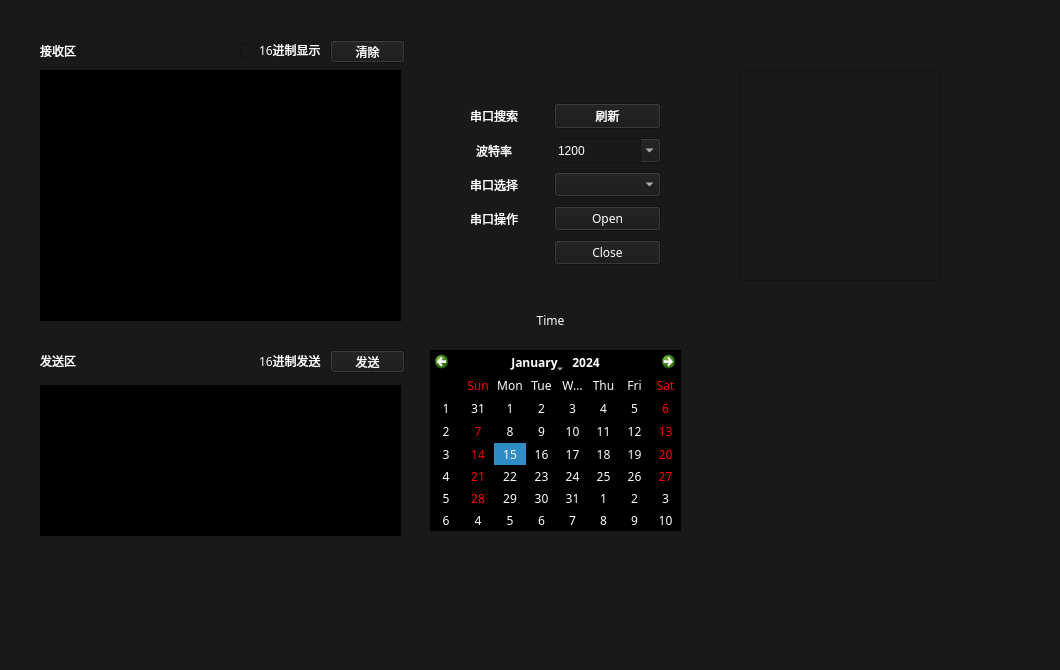
<?xml version="1.0" encoding="UTF-8"?>
<ui version="4.0">
 <class>Form</class>
 <widget class="QWidget" name="Form">
  <property name="windowModality">
   <enum>Qt::NonModal</enum>
  </property>
  <property name="geometry">
   <rect>
    <x>0</x>
    <y>0</y>
    <width>1060</width>
    <height>670</height>
   </rect>
  </property>
  <property name="font">
   <font>
    <family>方正兰亭中黑_GBK</family>
    <pointsize>9</pointsize>
    <weight>50</weight>
    <italic>false</italic>
    <bold>false</bold>
   </font>
  </property>
  <property name="cursor">
   <cursorShape>PointingHandCursor</cursorShape>
  </property>
  <property name="mouseTracking">
   <bool>false</bool>
  </property>
  <property name="windowTitle">
   <string>Form</string>
  </property>
  <property name="styleSheet">
   <string notr="true">color: rgb(255, 255, 255);
background-color: rgb(25, 25, 25);
font: 9pt &quot;方正兰亭中黑_GBK&quot;;</string>
  </property>
  <widget class="QLabel" name="label">
   <property name="geometry">
    <rect>
     <x>40</x>
     <y>40</y>
     <width>71</width>
     <height>21</height>
    </rect>
   </property>
   <property name="text">
    <string>接收区</string>
   </property>
  </widget>
  <widget class="QLabel" name="label_2">
   <property name="geometry">
    <rect>
     <x>40</x>
     <y>355</y>
     <width>54</width>
     <height>12</height>
    </rect>
   </property>
   <property name="text">
    <string>发送区</string>
   </property>
   <property name="textFormat">
    <enum>Qt::AutoText</enum>
   </property>
  </widget>
  <widget class="QPushButton" name="Send_Button">
   <property name="geometry">
    <rect>
     <x>330</x>
     <y>350</y>
     <width>75</width>
     <height>23</height>
    </rect>
   </property>
   <property name="text">
    <string>发送</string>
   </property>
  </widget>
  <widget class="QPushButton" name="ClearButton">
   <property name="geometry">
    <rect>
     <x>330</x>
     <y>40</y>
     <width>75</width>
     <height>23</height>
    </rect>
   </property>
   <property name="text">
    <string>清除</string>
   </property>
  </widget>
  <widget class="QTextEdit" name="textEdit_Recive">
   <property name="geometry">
    <rect>
     <x>40</x>
     <y>70</y>
     <width>361</width>
     <height>251</height>
    </rect>
   </property>
   <property name="styleSheet">
    <string notr="true">background-color: rgb(255, 255, 255);
background-color: rgb(0, 0, 0);</string>
   </property>
   <property name="html">
    <string>&lt;!DOCTYPE HTML PUBLIC &quot;-//W3C//DTD HTML 4.0//EN&quot; &quot;http://www.w3.org/TR/REC-html40/strict.dtd&quot;&gt;
&lt;html&gt;&lt;head&gt;&lt;meta name=&quot;qrichtext&quot; content=&quot;1&quot; /&gt;&lt;style type=&quot;text/css&quot;&gt;
p, li { white-space: pre-wrap; }
&lt;/style&gt;&lt;/head&gt;&lt;body style=&quot; font-family:'方正兰亭中黑_GBK'; font-size:9pt; font-weight:400; font-style:normal;&quot;&gt;
&lt;p style=&quot;-qt-paragraph-type:empty; margin-top:0px; margin-bottom:0px; margin-left:0px; margin-right:0px; -qt-block-indent:0; text-indent:0px; font-family:'SimSun';&quot;&gt;&lt;br /&gt;&lt;/p&gt;&lt;/body&gt;&lt;/html&gt;</string>
   </property>
  </widget>
  <widget class="QTextEdit" name="textEdit_Send">
   <property name="geometry">
    <rect>
     <x>40</x>
     <y>385</y>
     <width>361</width>
     <height>151</height>
    </rect>
   </property>
   <property name="styleSheet">
    <string notr="true">background-color: rgb(0, 0, 0);</string>
   </property>
  </widget>
  <widget class="QWidget" name="gridLayoutWidget">
   <property name="geometry">
    <rect>
     <x>440</x>
     <y>100</y>
     <width>221</width>
     <height>171</height>
    </rect>
   </property>
   <layout class="QGridLayout" name="gridLayout">
    <item row="1" column="0">
     <widget class="QLabel" name="Com_Baud_Label">
      <property name="text">
       <string>波特率</string>
      </property>
      <property name="alignment">
       <set>Qt::AlignCenter</set>
      </property>
     </widget>
    </item>
    <item row="4" column="1">
     <widget class="QPushButton" name="Com_Close_Button">
      <property name="text">
       <string>Close</string>
      </property>
      <property name="default">
       <bool>false</bool>
      </property>
     </widget>
    </item>
    <item row="2" column="0">
     <widget class="QLabel" name="Com_Name_Label">
      <property name="text">
       <string>串口选择</string>
      </property>
      <property name="alignment">
       <set>Qt::AlignCenter</set>
      </property>
     </widget>
    </item>
    <item row="2" column="1">
     <widget class="QComboBox" name="Com_Name_Combo"/>
    </item>
    <item row="0" column="0">
     <widget class="QLabel" name="Com_Refresh_Label">
      <property name="text">
       <string>串口搜索</string>
      </property>
      <property name="alignment">
       <set>Qt::AlignCenter</set>
      </property>
     </widget>
    </item>
    <item row="0" column="1">
     <widget class="QPushButton" name="Com_Refresh_Button">
      <property name="text">
       <string>刷新</string>
      </property>
     </widget>
    </item>
    <item row="3" column="0">
     <widget class="QLabel" name="Com_State_Label">
      <property name="text">
       <string>串口操作</string>
      </property>
      <property name="alignment">
       <set>Qt::AlignCenter</set>
      </property>
     </widget>
    </item>
    <item row="1" column="1">
     <widget class="QComboBox" name="Com_Baud_Combo">
      <property name="editable">
       <bool>true</bool>
      </property>
      <property name="currentText">
       <string>1200</string>
      </property>
      <property name="duplicatesEnabled">
       <bool>false</bool>
      </property>
      <property name="modelColumn">
       <number>0</number>
      </property>
      <item>
       <property name="text">
        <string>1200</string>
       </property>
      </item>
      <item>
       <property name="text">
        <string>2400</string>
       </property>
      </item>
      <item>
       <property name="text">
        <string>4800</string>
       </property>
      </item>
      <item>
       <property name="text">
        <string>9600</string>
       </property>
      </item>
      <item>
       <property name="text">
        <string>14400</string>
       </property>
      </item>
      <item>
       <property name="text">
        <string>19200</string>
       </property>
      </item>
      <item>
       <property name="text">
        <string>38400</string>
       </property>
      </item>
      <item>
       <property name="text">
        <string>43000</string>
       </property>
      </item>
      <item>
       <property name="text">
        <string>57600</string>
       </property>
      </item>
      <item>
       <property name="text">
        <string>76800</string>
       </property>
      </item>
      <item>
       <property name="text">
        <string>115200</string>
       </property>
      </item>
      <item>
       <property name="text">
        <string>128000</string>
       </property>
      </item>
      <item>
       <property name="text">
        <string>230400</string>
       </property>
      </item>
      <item>
       <property name="text">
        <string>256000</string>
       </property>
      </item>
      <item>
       <property name="text">
        <string>460800</string>
       </property>
      </item>
      <item>
       <property name="text">
        <string>921600</string>
       </property>
      </item>
      <item>
       <property name="text">
        <string>1382400</string>
       </property>
      </item>
     </widget>
    </item>
    <item row="3" column="1">
     <widget class="QPushButton" name="Com_Open_Button">
      <property name="text">
       <string>Open</string>
      </property>
     </widget>
    </item>
    <item row="4" column="0">
     <widget class="QLabel" name="Com_isOpenOrNot_Label">
      <property name="text">
       <string/>
      </property>
      <property name="alignment">
       <set>Qt::AlignCenter</set>
      </property>
     </widget>
    </item>
   </layout>
  </widget>
  <widget class="QCheckBox" name="hexSending_checkBox">
   <property name="geometry">
    <rect>
     <x>240</x>
     <y>345</y>
     <width>91</width>
     <height>31</height>
    </rect>
   </property>
   <property name="text">
    <string>16进制发送</string>
   </property>
  </widget>
  <widget class="QCheckBox" name="hexShowing_checkBox">
   <property name="geometry">
    <rect>
     <x>240</x>
     <y>40</y>
     <width>81</width>
     <height>20</height>
    </rect>
   </property>
   <property name="text">
    <string>16进制显示</string>
   </property>
  </widget>
  <widget class="QCalendarWidget" name="calendarWidget">
   <property name="geometry">
    <rect>
     <x>430</x>
     <y>350</y>
     <width>251</width>
     <height>181</height>
    </rect>
   </property>
   <property name="styleSheet">
    <string notr="true">alternate-background-color: rgb(0, 0, 0);
background-color: rgb(0, 0, 0);</string>
   </property>
   <property name="firstDayOfWeek">
    <enum>Qt::Sunday</enum>
   </property>
   <property name="horizontalHeaderFormat">
    <enum>QCalendarWidget::ShortDayNames</enum>
   </property>
   <property name="verticalHeaderFormat">
    <enum>QCalendarWidget::ISOWeekNumbers</enum>
   </property>
  </widget>
  <widget class="QLabel" name="Time_Label">
   <property name="geometry">
    <rect>
     <x>460</x>
     <y>310</y>
     <width>181</width>
     <height>21</height>
    </rect>
   </property>
   <property name="font">
    <font>
     <family>方正兰亭中黑_GBK</family>
     <pointsize>9</pointsize>
     <weight>50</weight>
     <italic>false</italic>
     <bold>false</bold>
    </font>
   </property>
   <property name="text">
    <string>Time</string>
   </property>
   <property name="alignment">
    <set>Qt::AlignCenter</set>
   </property>
  </widget>
  <widget class="QListView" name="listView">
   <property name="geometry">
    <rect>
     <x>740</x>
     <y>70</y>
     <width>201</width>
     <height>211</height>
    </rect>
   </property>
  </widget>
 </widget>
 <resources/>
 <connections>
  <connection>
   <sender>ClearButton</sender>
   <signal>clicked()</signal>
   <receiver>textEdit_Recive</receiver>
   <slot>clear()</slot>
   <hints>
    <hint type="sourcelabel">
     <x>367</x>
     <y>51</y>
    </hint>
    <hint type="destinationlabel">
     <x>368</x>
     <y>79</y>
    </hint>
   </hints>
  </connection>
 </connections>
</ui>
